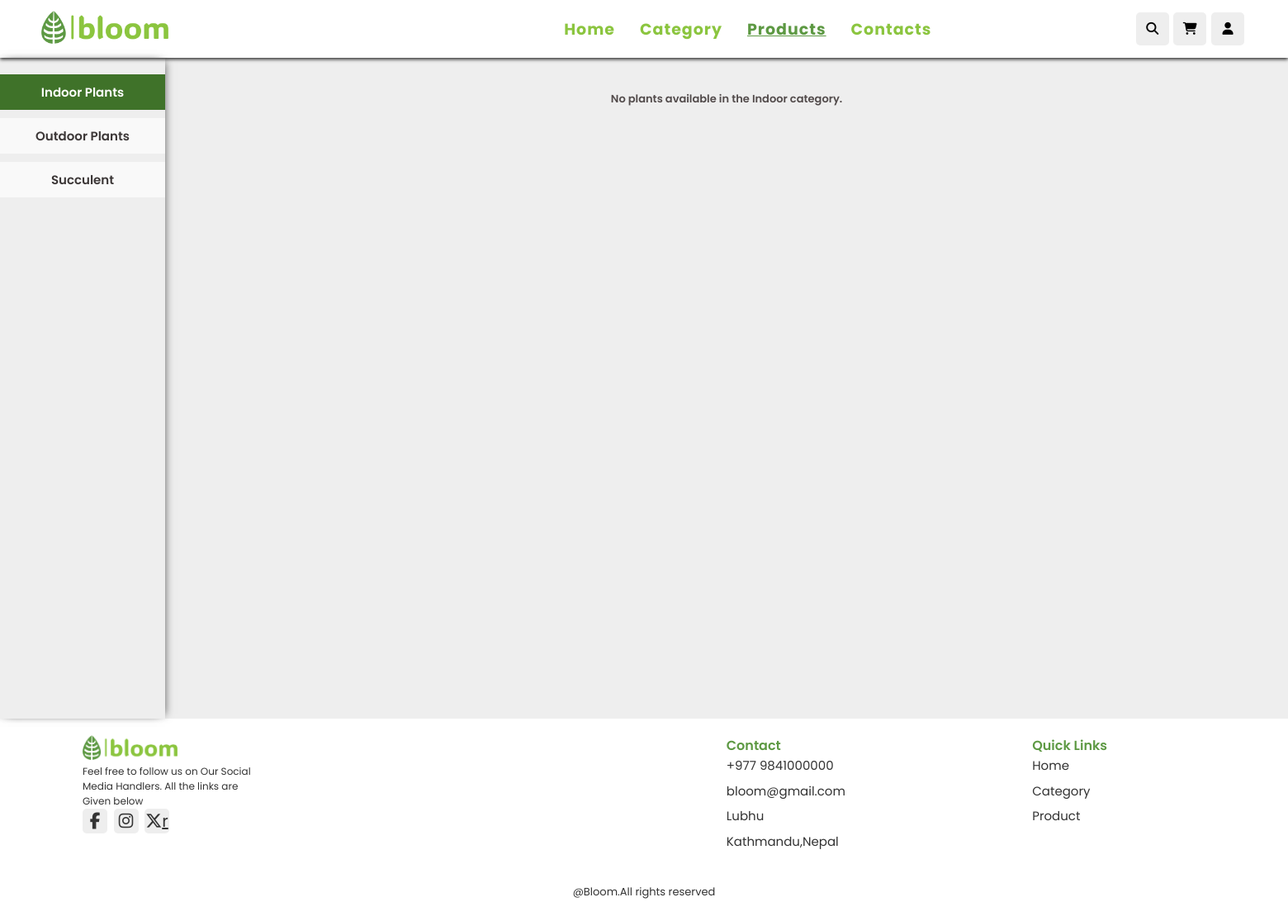
Page /user/product.php?category=Indoor on the earlier database version.
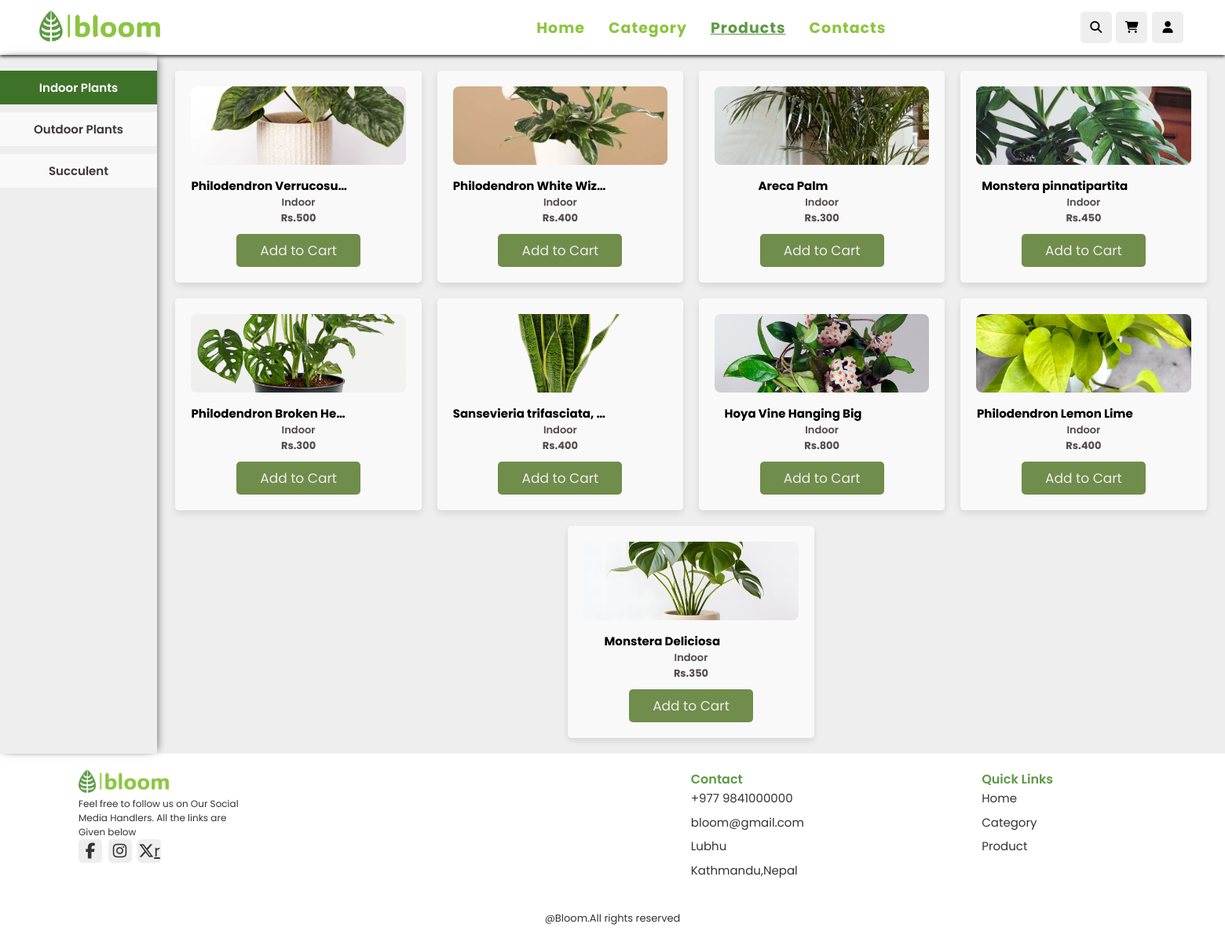
Same page on the later database version.
### tables this page shows
CREATE TABLE `product` (
  `product_id` int(100) NOT NULL,
  `name` text NOT NULL,
  `price` int(255) NOT NULL,
  `categories` varchar(50) NOT NULL,
  `description` text NOT NULL,
  `image` varchar(150) NOT NULL,
  `subtitle` varchar(255) NOT NULL,
  `stock` int(100) NOT NULL,
  `timestamp` varchar(100) NOT NULL
);

### user/product.php (the view, shortened to what the changed rows need)
<?php
include('../dbconn.php');
$categoryFilter = isset($_GET['category']) ? $_GET['category'] : '';
if (!empty($categoryFilter)) {
    $stmt = $pdo->prepare('SELECT * FROM product WHERE categories = :category ORDER BY timestamp DESC');
    $stmt->bindParam(':category', $categoryFilter);
} else {
    $stmt = $pdo->prepare('SELECT * FROM product ORDER BY timestamp DESC');
}
$stmt->execute();
$products = $stmt->fetchAll(PDO::FETCH_ASSOC);
$productCounts = array(
    'Indoor' => 0,
    'Outdoor' => 0,
    'Succulent' => 0
);
foreach ($products as $product) {
    $category = trim($product['categories']);
    $productCounts[$category]++;
}
?>
<!DOCTYPE html>
<html lang="en">
<head>
    <link rel="stylesheet" href="../assets/css/style.css">
    <link rel="stylesheet" href="https://unpkg.com/swiper@7/swiper-bundle.min.css"/>
</head>
<body>
    <section class="productPage">
        <div class="product-item">
            <?php foreach ($productCounts as $category => $count): ?>
                <?php if ($count == 0 && $category === $categoryFilter): ?>
                    <p class='no-plants-message'>No plants available in the <?php echo $category; ?> category.</p>
                <?php endif; ?>
            <?php endforeach; ?>
            <?php foreach ($products as $product): ?>
                <div class="box <?php echo $product['categories']; ?>">
                    <img src="../assets/img/<?php echo $product['image']; ?>" alt="Plant Image">
                    <div class="content-box">
                        <h3><?php echo $product['name']; ?></h3>
                        <p><?php echo $product['categories']; ?></p>
                        <div class="price">Rs.<?php echo $product['price']; ?></div>
                        <a href="productDetails.php?product_id=<?php echo $product['product_id']; ?><?php echo isset($_SESSION['user_id']) ? '&user_id='.$_SESSION['user_id'] : ''; ?>" class="btn">Add to Cart</a>
                    </div>
                </div>
            <?php endforeach; ?>
        </div>
    </section>
</body>
</html>

Differences in the rows shown:
added product: image (picture), name "Philodendron Verrucosu…", categories "Indoor", price "500"
added product: image (picture), name "Philodendron White Wiz…", categories "Indoor", price "400"
added product: image (picture), name "Areca Palm", categories "Indoor", price "300"
added product: image (picture), name "Monstera pinnatipartita", categories "Indoor", price "450"
added product: image (picture), name "Philodendron Broken He…", categories "Indoor", price "300"
added product: image (picture), name "Sansevieria trifasciata,…", categories "Indoor", price "400"
now on this page (row edited): product: image (picture), name "Hoya Vine Hanging Big", categories "Indoor", price "800"
now on this page (row edited): product: image (picture), name "Philodendron Lemon Lime", categories "Indoor", price "400"
now on this page (row edited): product: image (picture), name "Monstera Deliciosa", categories "Indoor", price "350"
Other differences:
list line gone: "No plants available in the Indoor category."
